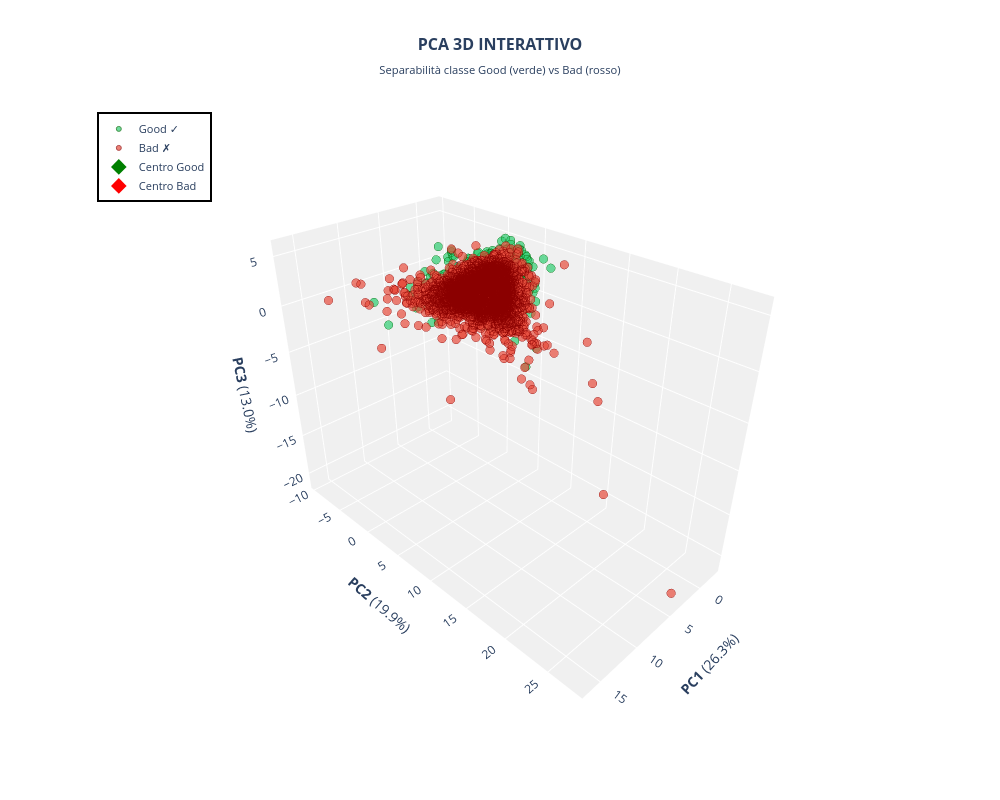

This figure's notebook cell:
### Code cell
# PCA 3D INTERATTIVO - Grafico Plotly Interattivo

import pandas as pd
import numpy as np
import plotly.graph_objects as go
from sklearn.preprocessing import StandardScaler
from sklearn.decomposition import PCA

# Caricamento dataset
df = pd.read_csv('/Users/marcogreco/DLLM_ProjectBiometria/DLLM_Project/data/processed/DatasetFinali/heloc_dataset_cleanedDLLM.csv')

X = df.drop(columns=['RiskPerformance'])
y = df['RiskPerformance']
numeric_cols = X.select_dtypes(include=['int64', 'float64']).columns
X_numeric = X[numeric_cols]

# Standardizzazione
scaler = StandardScaler()
X_scaled = scaler.fit_transform(X_numeric)

# PCA - Prime 3 componenti
pca = PCA(n_components=3)
X_pca = pca.fit_transform(X_scaled)

explained_var = pca.explained_variance_ratio_

print("="*80)
print("GRAFICO 3D INTERATTIVO - PCA Good/Bad")
print("="*80)
print(f"\nVarianza spiegata:")
print(f"  PC1: {explained_var[0]*100:.1f}%")
print(f"  PC2: {explained_var[1]*100:.1f}%")
print(f"  PC3: {explained_var[2]*100:.1f}%\n")

colors = {'Good': '#2ecc71', 'Bad': '#e74c3c'}

# Crea figura Plotly 3D
fig_3d = go.Figure()

# Aggiungi Good
mask_good = y == 'Good'
fig_3d.add_trace(go.Scatter3d(
    x=X_pca[mask_good, 0],
    y=X_pca[mask_good, 1],
    z=X_pca[mask_good, 2],
    mode='markers',
    name='Good ✓',
    marker=dict(
        size=5,
        color='#2ecc71',
        opacity=0.7,
        line=dict(width=1, color='darkgreen')
    ),
    hovertemplate='<b>GOOD</b><br>PC1: %{x:.2f}<br>PC2: %{y:.2f}<br>PC3: %{z:.2f}<extra></extra>'
))

# Aggiungi Bad
mask_bad = y == 'Bad'
fig_3d.add_trace(go.Scatter3d(
    x=X_pca[mask_bad, 0],
    y=X_pca[mask_bad, 1],
    z=X_pca[mask_bad, 2],
    mode='markers',
    name='Bad ✗',
    marker=dict(
        size=5,
        color='#e74c3c',
        opacity=0.7,
        line=dict(width=1, color='darkred')
    ),
    hovertemplate='<b>BAD</b><br>PC1: %{x:.2f}<br>PC2: %{y:.2f}<br>PC3: %{z:.2f}<extra></extra>'
))

# Aggiungi centroidi
good_centroid = X_pca[mask_good].mean(axis=0)
bad_centroid = X_pca[mask_bad].mean(axis=0)

fig_3d.add_trace(go.Scatter3d(
    x=[good_centroid[0]],
    y=[good_centroid[1]],
    z=[good_centroid[2]],
    mode='markers+text',
    name='Centro Good',
    marker=dict(size=12, color='green', symbol='diamond'),
    text=['Centro Good'],
    textposition='top center',
    hovertemplate='<b>CENTRO GOOD</b><br>PC1: %{x:.2f}<br>PC2: %{y:.2f}<br>PC3: %{z:.2f}<extra></extra>'
))

fig_3d.add_trace(go.Scatter3d(
    x=[bad_centroid[0]],
    y=[bad_centroid[1]],
    z=[bad_centroid[2]],
    mode='markers+text',
    name='Centro Bad',
    marker=dict(size=12, color='red', symbol='diamond'),
    text=['Centro Bad'],
    textposition='top center',
    hovertemplate='<b>CENTRO BAD</b><br>PC1: %{x:.2f}<br>PC2: %{y:.2f}<br>PC3: %{z:.2f}<extra></extra>'
))

# Configurazione layout
fig_3d.update_layout(
    title=dict(
        text='<b>PCA 3D INTERATTIVO</b><br><sub>Separabilità classe Good (verde) vs Bad (rosso)</sub>',
        font=dict(size=16),
        x=0.5,
        xanchor='center'
    ),
    scene=dict(
        xaxis=dict(
            title=f'<b>PC1</b> ({explained_var[0]*100:.1f}%)',
            backgroundcolor='rgba(240,240,240,1)',
            gridcolor='white',
            showbackground=True
        ),
        yaxis=dict(
            title=f'<b>PC2</b> ({explained_var[1]*100:.1f}%)',
            backgroundcolor='rgba(240,240,240,1)',
            gridcolor='white',
            showbackground=True
        ),
        zaxis=dict(
            title=f'<b>PC3</b> ({explained_var[2]*100:.1f}%)',
            backgroundcolor='rgba(240,240,240,1)',
            gridcolor='white',
            showbackground=True
        ),
        camera=dict(eye=dict(x=1.5, y=1.5, z=1.3))
    ),
    width=1000,
    height=800,
    hovermode='closest',
    legend=dict(
        x=0.02,
        y=0.98,
        bgcolor='rgba(255,255,255,0.9)',
        bordercolor='black',
        borderwidth=2,
        font=dict(size=11)
    ),
    font=dict(size=12),
    showlegend=True
)

fig_3d.write_html('/Users/marcogreco/DLLM_ProjectBiometria/DLLM_Project/data/processed/Plot/pca_3d_interactive.html')
fig_3d.show()

print("✓ File salvato: pca_3d_interactive.html")

# Statistiche di separabilità
print(f"\nSTATISTICHE:")
distance = np.linalg.norm(good_centroid - bad_centroid)
print(f"  Centro Good: ({good_centroid[0]:.2f}, {good_centroid[1]:.2f}, {good_centroid[2]:.2f})")
print(f"  Centro Bad:  ({bad_centroid[0]:.2f}, {bad_centroid[1]:.2f}, {bad_centroid[2]:.2f})")
print(f"  Distanza tra centroidi: {distance:.3f}")

if distance > 1.5:
    print(f"\n✓ BUONA SEPARABILITÀ - le classi sono ben distinguibili!")
elif distance > 0.8:
    print(f"\n~ MEDIA SEPARABILITÀ - qualche sovrapposizione")
else:
    print(f"\n✗ SCARSA SEPARABILITÀ - classi molto sovrapposte")
print("="*80)

### Figure 1 — Plotly figure (JSON) as saved in the notebook; plotly's stock layout.template omitted (floating-point values rounded to 4 significant figures; data arrays with more than 128 entries replaced by an {"elided": "..."} marker saying what was removed)
{"data": [{"hovertemplate": "<b>GOOD</b><br>PC1: %{x:.2f}<br>PC2: %{y:.2f}<br>PC3: %{z:.2f}<extra></extra>", "marker": {"color": "#2ecc71", "line": {"color": "darkgreen", "width": 1}, "opacity": 0.7, "size": 5}, "mode": "markers", "name": "Good ✓", "type": "scatter3d", "x": {"elided": "4733 float values"}, "y": {"elided": "4733 float values"}, "z": {"elided": "4733 float values"}}, {"hovertemplate": "<b>BAD</b><br>PC1: %{x:.2f}<br>PC2: %{y:.2f}<br>PC3: %{z:.2f}<extra></extra>", "marker": {"color": "#e74c3c", "line": {"color": "darkred", "width": 1}, "opacity": 0.7, "size": 5}, "mode": "markers", "name": "Bad ✗", "type": "scatter3d", "x": {"elided": "5128 float values"}, "y": {"elided": "5128 float values"}, "z": {"elided": "5128 float values"}}, {"hovertemplate": "<b>CENTRO GOOD</b><br>PC1: %{x:.2f}<br>PC2: %{y:.2f}<br>PC3: %{z:.2f}<extra></extra>", "marker": {"color": "green", "size": 12, "symbol": "diamond"}, "mode": "markers+text", "name": "Centro Good", "text": ["Centro Good"], "textposition": "top center", "type": "scatter3d", "x": [-0.6736], "y": [-0.2125], "z": [0.2722]}, {"hovertemplate": "<b>CENTRO BAD</b><br>PC1: %{x:.2f}<br>PC2: %{y:.2f}<br>PC3: %{z:.2f}<extra></extra>", "marker": {"color": "red", "size": 12, "symbol": "diamond"}, "mode": "markers+text", "name": "Centro Bad", "text": ["Centro Bad"], "textposition": "top center", "type": "scatter3d", "x": [0.6217], "y": [0.1962], "z": [-0.2512]}], "layout": {"font": {"size": 12}, "height": 800, "hovermode": "closest", "legend": {"bgcolor": "rgba(255,255,255,0.9)", "bordercolor": "black", "borderwidth": 2, "font": {"size": 11}, "x": 0.02, "y": 0.98}, "scene": {"camera": {"eye": {"x": 1.5, "y": 1.5, "z": 1.3}}, "xaxis": {"backgroundcolor": "rgba(240,240,240,1)", "gridcolor": "white", "showbackground": true, "title": {"text": "<b>PC1</b> (26.3%)"}}, "yaxis": {"backgroundcolor": "rgba(240,240,240,1)", "gridcolor": "white", "showbackground": true, "title": {"text": "<b>PC2</b> (19.9%)"}}, "zaxis": {"backgroundcolor": "rgba(240,240,240,1)", "gridcolor": "white", "showbackground": true, "title": {"text": "<b>PC3</b> (13.0%)"}}}, "showlegend": true, "title": {"font": {"size": 16}, "text": "<b>PCA 3D INTERATTIVO</b><br><sub>Separabilità classe Good (verde) vs Bad (rosso)</sub>", "x": 0.5, "xanchor": "center"}, "width": 1000}}
